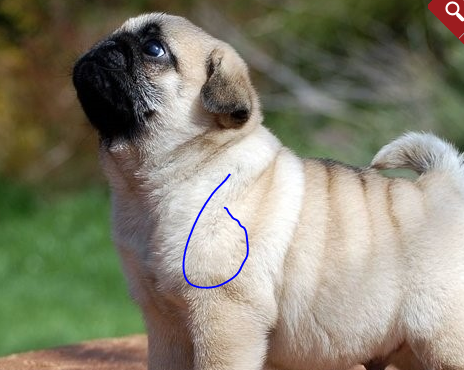
#> input picture img1.png, 464 x 370 px
$ python img_simillarity_checks.py   (older library calls are emulated)
#> lines starting #> are read from the running program, lines starting #| are printed output that depends on the picture; after the words box and inside, x2 and y2 are one past the last pixel; in counts of white or black regions, pixels touching at a corner belong together; long printed decimals are rounded

from skimage.measure import compare_ssim
import argparse
import imutils
import cv2
# load the two input images
imageA = cv2.imread("img1.png")
#> imageA is the input picture: shape (370, 464, 3); mean B, G, R 112.2, 130.5, 133.4
imageB = cv2.imread("img2.png")
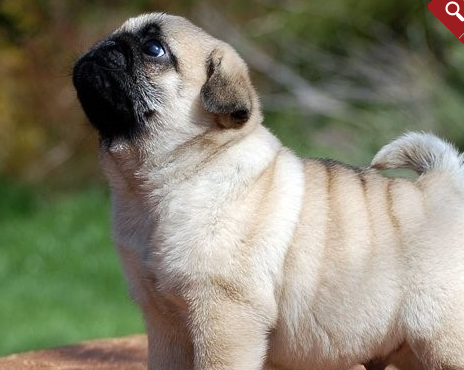
#> input picture img2.png, 464 x 370 px
#> imageB is the input picture: shape (370, 464, 3); mean B, G, R 112, 131, 134

# convert the images to grayscale
# next line make error
# OpenCV Error: Assertion failed (scn == 3 || scn == 4) in cvtColor
grayA = cv2.cvtColor(imageA, cv2.COLOR_BGR2GRAY)
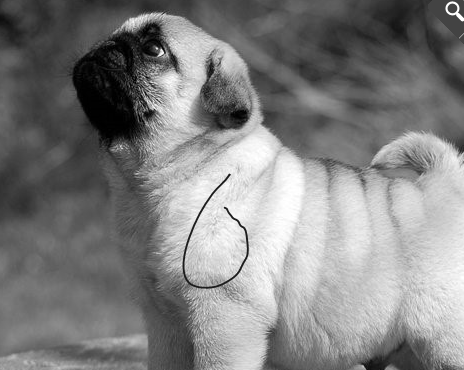
#> grayA: shape (370, 464); min 0, max 255, mean 129.3
grayB = cv2.cvtColor(imageB, cv2.COLOR_BGR2GRAY)

# compute the Structural Similarity Index (SSIM) between the two
# images, ensuring that the difference image is returned
(score, diff) = compare_ssim(grayA, grayB, full=True)
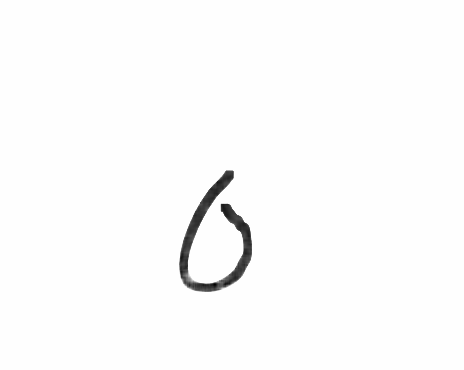
#> diff: shape (370, 464) float64; min -0.206, max 1, mean 0.987; drawn with min black and max white
#> score = 0.987
diff = (diff * 255).astype("uint8")
print("SSIM: {}".format(score))
#| SSIM: 0.9866

# threshold the difference image, followed by finding contours to
# obtain the regions of the two input images that differ
thresh = cv2.threshold(diff, 0, 255,
	cv2.THRESH_BINARY_INV | cv2.THRESH_OTSU)[1]
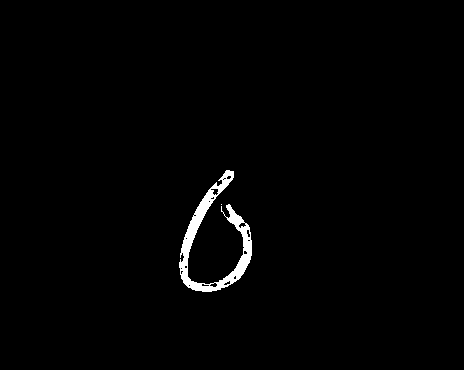
#> thresh: shape (370, 464); 1.3% white; 2 white regions (1 under 20 px)
cnts = cv2.findContours(thresh.copy(), cv2.RETR_EXTERNAL,
	cv2.CHAIN_APPROX_SIMPLE)
#> cnts = 2 contours, 1 with area under 20; largest, box (x1, y1, x2, y2) and area: (179, 170, 252, 292) 2082
cnts = cnts[0] if imutils.is_cv2() else cnts[1]

# loop over the contours
# for c in cnts:
# 	# compute the bounding box of the contour and then draw the
# 	# bounding box on both input images to represent where the two
# 	# images differ
# 	(x, y, w, h) = cv2.boundingRect(c)
# 	cv2.rectangle(imageA, (x, y), (x + w, y + h), (0, 0, 255), 2)
# 	cv2.rectangle(imageB, (x, y), (x + w, y + h), (0, 0, 255), 2)

# show the output images
cv2.imshow("Original", imageA)
cv2.imshow("Modified", imageB)
cv2.imshow("Diff", diff)
cv2.imshow("Thresh", thresh)
cv2.waitKey(0)
